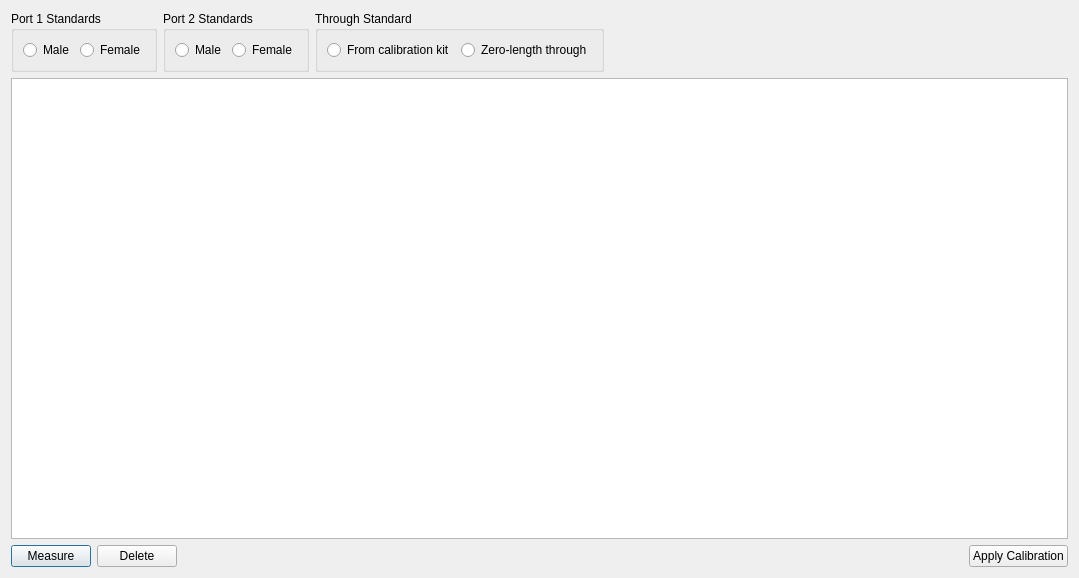
<?xml version="1.0" encoding="UTF-8"?>
<ui version="4.0">
 <class>CalibrationTraceDialog</class>
 <widget class="QDialog" name="CalibrationTraceDialog">
  <property name="geometry">
   <rect>
    <x>0</x>
    <y>0</y>
    <width>1079</width>
    <height>578</height>
   </rect>
  </property>
  <property name="windowTitle">
   <string>Calibration Measurements</string>
  </property>
  <property name="modal">
   <bool>true</bool>
  </property>
  <layout class="QVBoxLayout" name="verticalLayout">
   <item>
    <layout class="QHBoxLayout" name="horizontalLayout_5">
     <item>
      <widget class="QGroupBox" name="port1Standards">
       <property name="title">
        <string>Port 1 Standards</string>
       </property>
       <layout class="QHBoxLayout" name="horizontalLayout_2">
        <item>
         <widget class="QRadioButton" name="port1Male">
          <property name="text">
           <string>Male</string>
          </property>
          <attribute name="buttonGroup">
           <string notr="true">port1Group</string>
          </attribute>
         </widget>
        </item>
        <item>
         <widget class="QRadioButton" name="port1Female">
          <property name="text">
           <string>Female</string>
          </property>
          <attribute name="buttonGroup">
           <string notr="true">port1Group</string>
          </attribute>
         </widget>
        </item>
       </layout>
      </widget>
     </item>
     <item>
      <widget class="QGroupBox" name="port2Standards">
       <property name="title">
        <string>Port 2 Standards</string>
       </property>
       <layout class="QHBoxLayout" name="horizontalLayout_3">
        <item>
         <widget class="QRadioButton" name="port2Male">
          <property name="text">
           <string>Male</string>
          </property>
          <attribute name="buttonGroup">
           <string notr="true">port2Group</string>
          </attribute>
         </widget>
        </item>
        <item>
         <widget class="QRadioButton" name="port2Female">
          <property name="text">
           <string>Female</string>
          </property>
          <attribute name="buttonGroup">
           <string notr="true">port2Group</string>
          </attribute>
         </widget>
        </item>
       </layout>
      </widget>
     </item>
     <item>
      <widget class="QGroupBox" name="throughStandard">
       <property name="title">
        <string>Through Standard</string>
       </property>
       <layout class="QHBoxLayout" name="horizontalLayout_4">
        <item>
         <widget class="QRadioButton" name="throughCalkit">
          <property name="text">
           <string>From calibration kit</string>
          </property>
          <attribute name="buttonGroup">
           <string notr="true">throughGroup</string>
          </attribute>
         </widget>
        </item>
        <item>
         <widget class="QRadioButton" name="throughZero">
          <property name="text">
           <string>Zero-length through</string>
          </property>
          <attribute name="buttonGroup">
           <string notr="true">throughGroup</string>
          </attribute>
         </widget>
        </item>
       </layout>
      </widget>
     </item>
     <item>
      <spacer name="horizontalSpacer_2">
       <property name="orientation">
        <enum>Qt::Horizontal</enum>
       </property>
       <property name="sizeHint" stdset="0">
        <size>
         <width>40</width>
         <height>20</height>
        </size>
       </property>
      </spacer>
     </item>
    </layout>
   </item>
   <item>
    <widget class="QTableView" name="tableView">
     <property name="selectionBehavior">
      <enum>QAbstractItemView::SelectRows</enum>
     </property>
     <attribute name="horizontalHeaderCascadingSectionResizes">
      <bool>true</bool>
     </attribute>
     <attribute name="horizontalHeaderShowSortIndicator" stdset="0">
      <bool>false</bool>
     </attribute>
     <attribute name="horizontalHeaderStretchLastSection">
      <bool>true</bool>
     </attribute>
     <attribute name="verticalHeaderVisible">
      <bool>false</bool>
     </attribute>
     <attribute name="verticalHeaderHighlightSections">
      <bool>false</bool>
     </attribute>
    </widget>
   </item>
   <item>
    <layout class="QHBoxLayout" name="horizontalLayout">
     <item>
      <widget class="QPushButton" name="bMeasure">
       <property name="text">
        <string>Measure</string>
       </property>
       <property name="icon">
        <iconset theme="media-playback-start" resource="../icons.qrc">
         <normaloff>:/icons/play.png</normaloff>:/icons/play.png</iconset>
       </property>
      </widget>
     </item>
     <item>
      <widget class="QPushButton" name="bDelete">
       <property name="text">
        <string>Delete</string>
       </property>
       <property name="icon">
        <iconset theme="edit-delete" resource="../icons.qrc">
         <normaloff>:/icons/trash.png</normaloff>:/icons/trash.png</iconset>
       </property>
      </widget>
     </item>
     <item>
      <spacer name="horizontalSpacer">
       <property name="orientation">
        <enum>Qt::Horizontal</enum>
       </property>
       <property name="sizeHint" stdset="0">
        <size>
         <width>40</width>
         <height>20</height>
        </size>
       </property>
      </spacer>
     </item>
     <item>
      <widget class="QPushButton" name="bApply">
       <property name="text">
        <string>Apply Calibration</string>
       </property>
       <property name="icon">
        <iconset resource="../icons.qrc">
         <normaloff>:/icons/ok.png</normaloff>:/icons/ok.png</iconset>
       </property>
      </widget>
     </item>
    </layout>
   </item>
  </layout>
 </widget>
 <resources>
  <include location="../icons.qrc"/>
 </resources>
 <connections/>
 <buttongroups>
  <buttongroup name="port1Group"/>
  <buttongroup name="port2Group"/>
  <buttongroup name="throughGroup"/>
 </buttongroups>
</ui>
